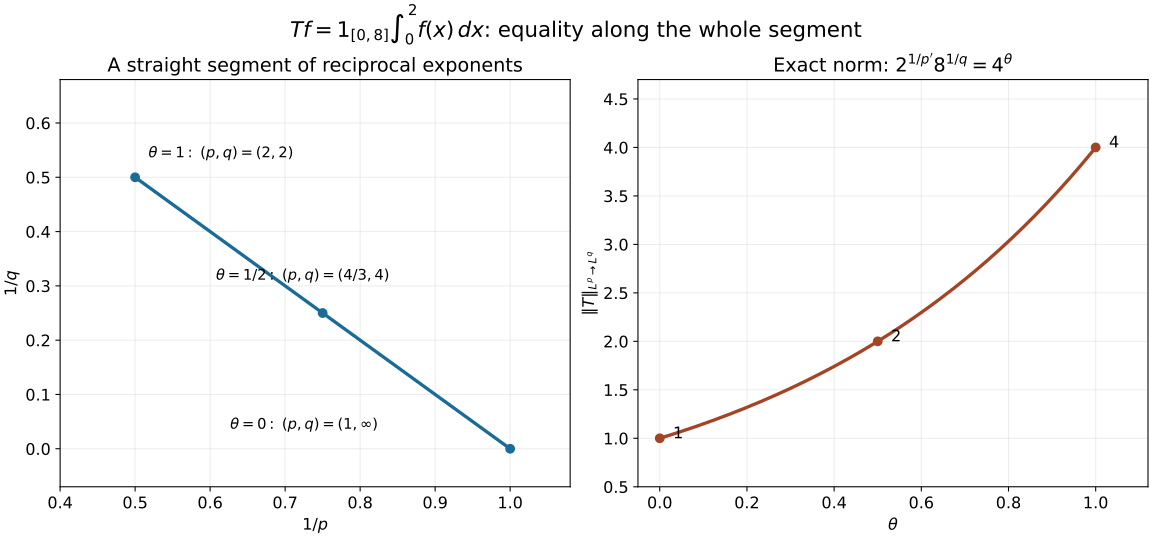

The script that saved this image:
"""Reciprocal exponents and an exactly computed rank-one norm; CC0.
GPT-6 Astra (OpenAI). AN01-U033 Theorem 7.3 and Solution 14.
"""
from pathlib import Path
import numpy as np
import matplotlib
matplotlib.use('Agg')
import matplotlib.pyplot as plt
out=Path(__file__).resolve().parent
if out.name=='work':out=out/'advanced-U186-20261022/new'
out.mkdir(parents=True,exist_ok=True)
plt.rcParams.update({'font.size':12,'svg.hashsalt':'AN01-interpolation-exponents-and-norm'})
fig,axes=plt.subplots(1,2,figsize=(12,5.6),layout='constrained')
t=np.linspace(0,1,301)
ax=axes[0]
ax.plot(1-t/2,t/2,color='#196b98',lw=2.5)
for theta,label,offset in [(0,r'$\theta=0:\ (p,q)=(1,\infty)$',(-210,15)),(.5,r'$\theta=1/2:\ (p,q)=(4/3,4)$',(-80,25)),(1,r'$\theta=1:\ (p,q)=(2,2)$',(10,15))]:
    xy=(1-theta/2,theta/2)
    ax.scatter(*xy,color='#196b98',s=40,zorder=3)
    ax.annotate(label,xy=xy,xytext=offset,textcoords='offset points',fontsize=11)
ax.set(xlim=(.4,1.08),ylim=(-.07,.68),xlabel=r'$1/p$',ylabel=r'$1/q$',title='A straight segment of reciprocal exponents')
ax.grid(alpha=.22)
ax=axes[1]
ax.plot(t,4**t,color='#a44425',lw=2.5)
for theta in [0,.5,1]:
    ax.scatter(theta,4**theta,color='#a44425',s=40,zorder=3)
    ax.annotate(str(int(4**theta)),(theta,4**theta),xytext=(10,0),textcoords='offset points')
ax.set(xlim=(-.05,1.12),ylim=(.5,4.7),xlabel=r'$\theta$',ylabel=r'$\|T\|_{L^p\to L^q}$',title=r'Exact norm: $2^{1/p^\prime}8^{1/q}=4^\theta$')
ax.grid(alpha=.22)
fig.suptitle(r'$Tf=1_{[0,8]}\int_0^2 f(x)\,dx$: equality along the whole segment',fontsize=16)
for ext in ['png','svg']:
    p=out/('interpolation-exponents-and-norm.'+ext)
    fig.savefig(p,dpi=160,metadata={'Date':None} if ext=='svg' else {})
    if ext=='svg':p.write_text('\n'.join(line.rstrip() for line in p.read_text().splitlines())+'\n',encoding='utf-8',newline='\n')
if out.name=='new':(out/'interpolation-exponents-and-norm.py').write_bytes(Path(__file__).read_bytes())
